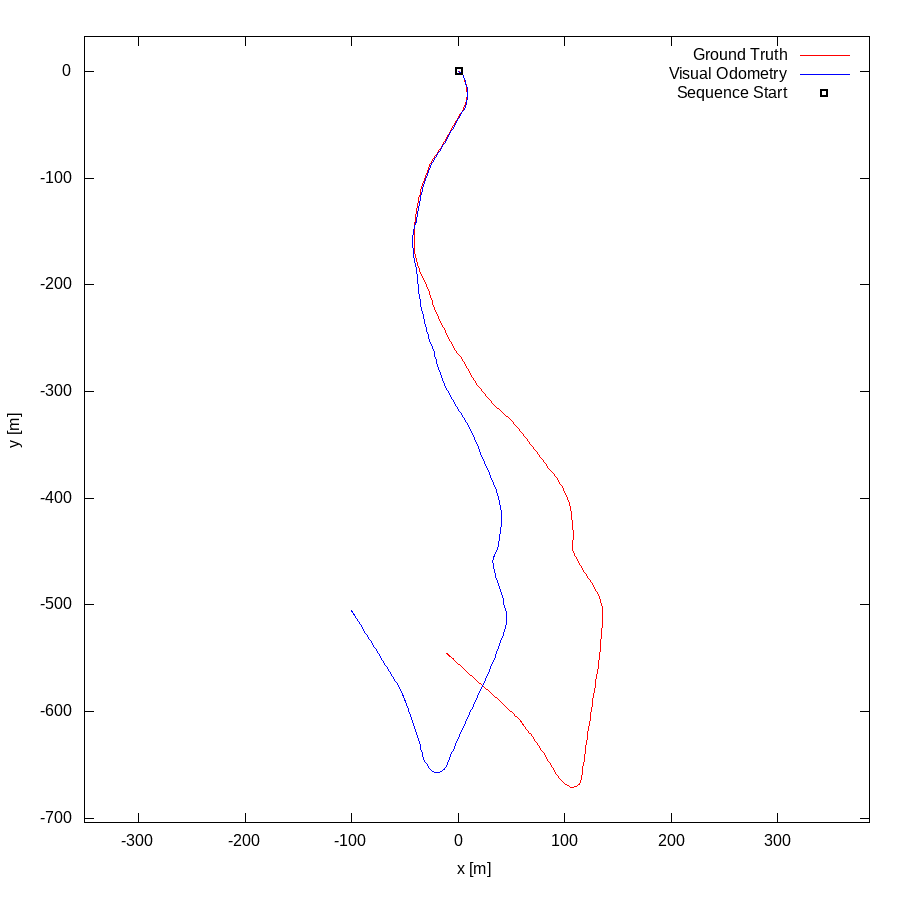

Write gnuplot code to recreate this figure.
set term postscript eps enhanced color
set output "10.eps"
set size ratio -1
set xrange [-351:386]
set yrange [-704:33]
set xlabel "x [m]"
set ylabel "y [m]"
plot "10.txt" using 1:2 lc rgb "#FF0000" title 'Ground Truth' w lines,"10.txt" using 3:4 lc rgb "#0000FF" title 'Visual Odometry' w lines,"< head -1 10.txt" using 1:2 lc rgb "#000000" pt 4 ps 1 lw 2 title 'Sequence Start' w points
